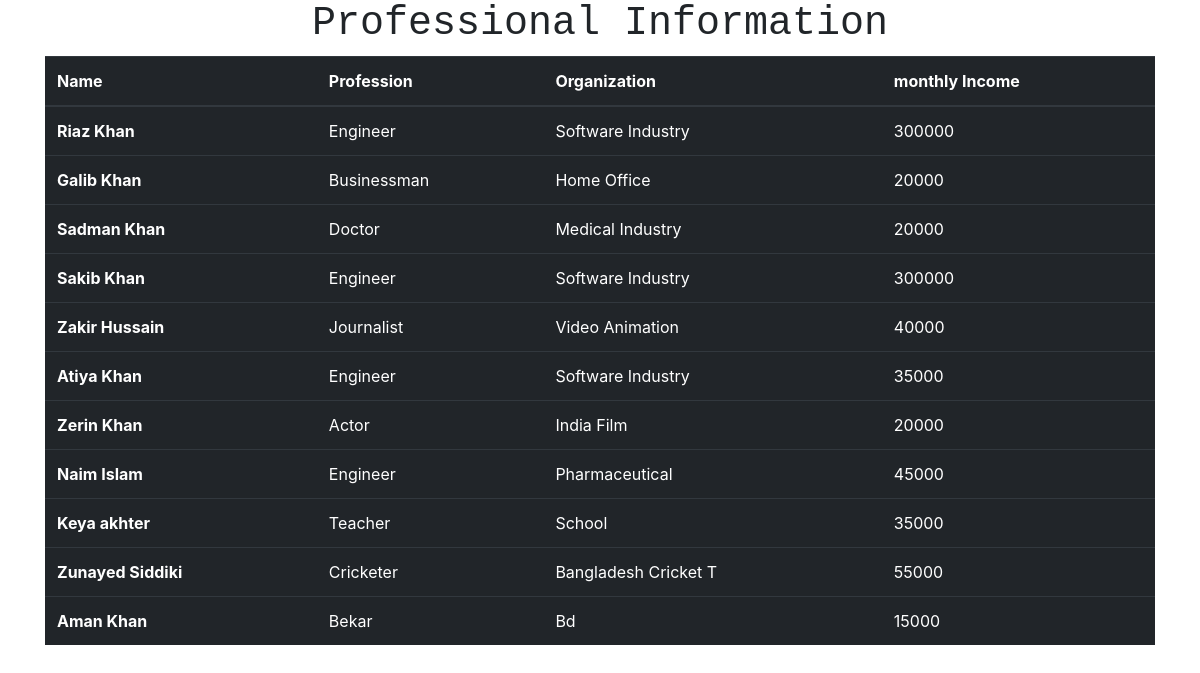
/professional_info/, run on the app's committed database.
### app/models.py (models this page shows, shortened)
class Professional_info(models.Model):
    user = models.OneToOneField(User, on_delete=models.CASCADE)
    profession=models.CharField(max_length=20,null=True)
    organization=models.CharField(max_length=20,null=True)
    monthly_income=models.CharField(max_length=20,null=True)

class User(models.Model):
    id=models.AutoField(primary_key=True)
    name=models.CharField(max_length=20)
    password=models.CharField(max_length=20,null=True)
    img = models.ImageField(upload_to='images/',null=True)
    def __str__(self):
        return self.name

### app/views.py (the view)
# urls.py: path('professional_info/', views.professional_info, name='professional_info'),
def professional_info(request):
    x=Professional_info.objects.all()
    context = {
    'x':x
     }
    return render(request,"professional_info.html",context)

### app/templates/professional_info.html (shortened to what this page needs)
<!DOCTYPE html>
<html lang="en">
<head>
    <link rel="stylesheet" href="https://cdn.jsdelivr.net/npm/bootstrap@4.0.0/dist/css/bootstrap.min.css">
</head>
<body>
<div class="containeer">
    <h1 style="text-align: center; font-family: 'Courier New', Courier, monospace;">Professional Information</h1>
</div>
    <div class="container">
        <table class="table table-dark">
            <thead>
              <tr>
                <th scope="col">Name</th>
                <th scope="col">Profession</th>
                <th scope="col">Organization</th>
                <th scope="col">monthly Income</th>
              </tr>
            </thead>
            <tbody>
        {% for i in x %}
              <tr>
                <th scope="row">{{i.user}}</th>
                <td>{{i.profession}}</td>
                <td>{{i.organization}}</td>
                <td>{{i.monthly_income}}</td>
              </tr>
          {% endfor %}
            </tbody>
          </table>
    </div>
</body>
</html>

### data on the page
Professional_info: user "Riaz Khan", profession "Engineer", organization "Software Industry", monthly_income "300000"
Professional_info: user "Galib Khan", profession "Businessman", organization "Home Office", monthly_income "20000"
Professional_info: user "Sadman Khan", profession "Doctor", organization "Medical Industry", monthly_income "20000"
Professional_info: user "Sakib Khan", profession "Engineer", organization "Software Industry", monthly_income "300000"
Professional_info: user "Zakir Hussain", profession "Journalist", organization "Video Animation", monthly_income "40000"
Professional_info: user "Atiya Khan", profession "Engineer", organization "Software Industry", monthly_income "35000"
Professional_info: user "Zerin Khan", profession "Actor", organization "India Film", monthly_income "20000"
Professional_info: user "Naim Islam", profession "Engineer", organization "Pharmaceutical", monthly_income "45000"
Professional_info: user "Keya akhter", profession "Teacher", organization "School", monthly_income "35000"
Professional_info: user "Zunayed Siddiki", profession "Cricketer", organization "Bangladesh Cricket T", monthly_income "55000"
Professional_info: user "Aman Khan", profession "Bekar", organization "Bd", monthly_income "15000"
